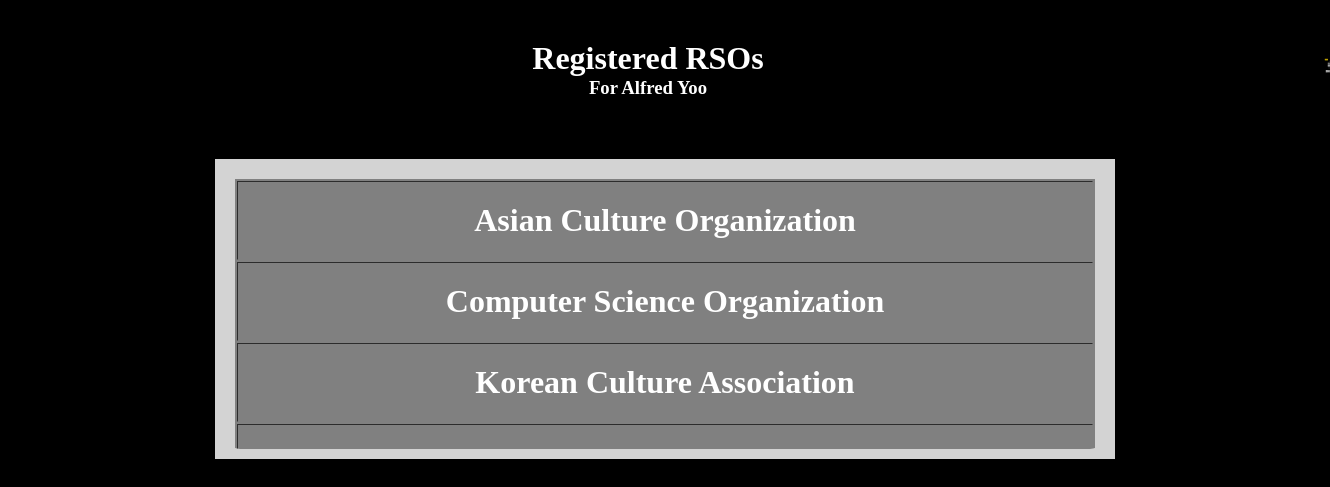
The page /student_pages/student_registered_RSO.php (signed in) on the database its author committed.
### tables this page shows
CREATE TABLE `user_information` (
  `id` int(11) NOT NULL,
  `username` varchar(128) NOT NULL,
  `password` varchar(256) NOT NULL,
  `name` varchar(128) NOT NULL,
  `email` varchar(128) NOT NULL,
  `phone` varchar(128) NOT NULL,
  `date` timestamp NOT NULL DEFAULT current_timestamp() ON UPDATE current_timestamp(),
  `verification_code` varchar(256) NOT NULL,
  `verification_status` int(11) NOT NULL DEFAULT 0,
  `user_status` int(2) NOT NULL DEFAULT 0,
  `pass_reset_token` varchar(256) DEFAULT NULL,
  `university_status` int(2) NOT NULL DEFAULT 0,
  `uni_id` int(128) NOT NULL DEFAULT 0
);

CREATE TABLE `rso_members` (
  `id` int(11) NOT NULL,
  `member_email` varchar(128) NOT NULL,
  `rso_name` varchar(128) NOT NULL,
  `university` varchar(128) NOT NULL,
  `admin_name` varchar(128) NOT NULL
);

### student_pages/student_registered_RSO.php (the view, shortened to what this page needs)
<?php
require('../db_connection.php');
$query = "SELECT * FROM `user_information` WHERE `username`= '$_SESSION[username]'";
$result = mysqli_query($con, $query);
$fetch_result = mysqli_fetch_assoc($result);
$fullName = $fetch_result['name'];
?>
<!DOCTYPE html>
<html lang="en">
<head>
    <link rel="stylesheet" href="student_find_RSO.css" />
</head>
<body>
    <header>
        <div class="header">
            <div class="title">
                <h1>Registered RSOs</h1>
                <h3>For <?php echo $fullName; ?></h3>
            </div>
            <button onClick="location.href = 'student_home.php'"><img src="../images/home.png"></button>
        </div>
    </header>
    <div class="rso">
        <div class="lists">
            <table border="1px">
                <?php
                $queryEmail = "SELECT `email` FROM `user_information` WHERE `username` = '$_SESSION[username]'";
                $resultEmail = mysqli_query($con, $queryEmail);
                $userEmail = mysqli_fetch_assoc($resultEmail);
                $email = $userEmail['email'];
                $query = "SELECT * FROM `rso_members` WHERE `member_email` = '$email'";
                $result = mysqli_query($con, $query);
                if ($result) {
                    if (mysqli_num_rows($result) > 0) {
                        while ($name = mysqli_fetch_assoc($result)) {
                ?>
                            <tr class="names">
                                <td>
                                    <button class="event_info" onclick="location.href = 'student_RSO_information.php?name=<?php echo $name['rso_name']; ?>&university=<?php echo $name['university']; ?>'">
                                        <?php
                                        echo "$name[rso_name]";
                                        echo "<br>";
                                        ?>
                                    </button>
                                </td>
                            </tr>
                <?php
                        }
                    }
                }
                ?>
            </table>
        </div>
    </div>
</body>
</html>

### student_pages/student_find_RSO.css (style rules this page uses)
* { box-sizing: border-box; text-decoration: none; font-family: Georgia, "Times New Roman", Times, serif; margin: 0; padding: 0; }
body { display: flex; flex-direction: column; align-items: center; justify-content: center; background-color: black; color: white; padding: 20px 0; overflow: hidden; }
header div.header { display: flex; flex-direction: row; align-items: center; justify-content: space-between; width: 1400px; margin: 20px; margin-bottom: 60px; }
header div.header button { background-color: transparent; border: none; }
header div.header button img { max-width: 50px; width: 70%; }
header div.header h1, header div.header h3 { text-align: center; }
div.rso { display: flex; flex-direction: column; align-items: center; background-color: lightgray; margin: auto; margin-bottom: 40px; width: 900px; max-width: 900px; height: auto; max-height: 300px; padding: 10px 10px; }
div.rso div.lists { display: flex; flex-direction: row; align-items: center; width: 880px; height: auto; max-height: 280px; border-radius: 15px; overflow-y: auto; overflow-x: hidden; direction: ltr; background-color: transparent; padding: 10px 10px; margin: auto; text-align: center; }
div.rso div.lists table { background-color: gray; width: 880px; height: auto; max-height: 150px; border: none; margin: auto; }
div.rso div.lists table tr.names { background-color: transparent; align-items: center; justify-content: center; border: none; border-color: gray; padding: 10px 10px; width: 880px; height: auto; }
div.rso div.lists table tr.names td { display: flex; flex-direction: row; align-items: center; justify-content: center; padding: 10px 10px; }
div.rso div.lists table tr.names td button.event_info { background-color: transparent; padding: 10px 10px; border: none; width: auto; height: auto; border-radius: 15px; font-size: 32px; font-weight: bold; color: white; margin: auto; }

### rows shown on the page
user_information: name "Alfred Yoo"
rso_members: rso_name "Asian Culture Organization"
rso_members: rso_name "Computer Science Organization"
rso_members: rso_name "Korean Culture Association"
